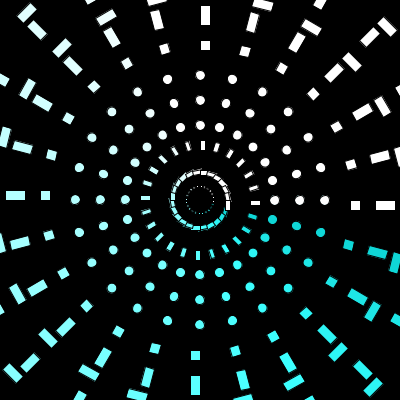
Frame 1 (no input)
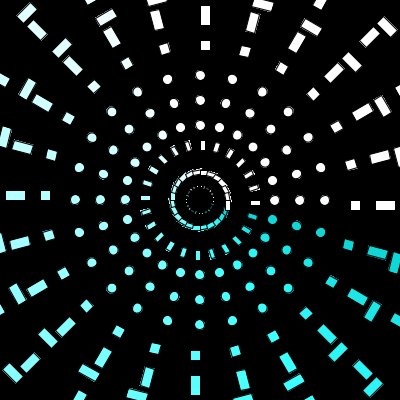
Frame 60 (the mouse pressed at the canvas centre just before this capture)
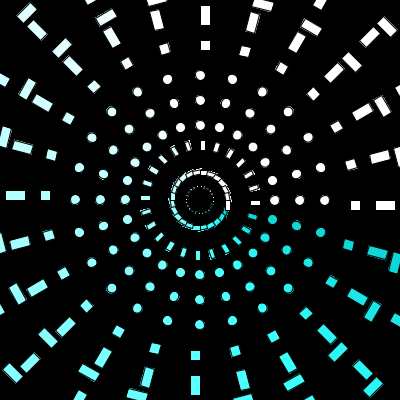
Frame 120 (the mouse held since frame 60 and released just before this capture)

The Processing sketch that drew these frames (run headless with seeded random() and noise(); from frame 60 on, the mouse is pressed at the canvas centre):

// Processing sketch: processing_37882
// ── processing_37882.pde

void setup() {
  size(400, 400);
  background(0);//black background
  smooth();
}

void draw() {
  for (int i=0; i <=360; i+=15) {

    fill(i, i+200, i+200);// sets fill of the drawing primitives
    pushMatrix();
    translate(width/2, height/2);//divides sketch into quadrants
    rotate(radians(i));//creates a radial composition


    rect(250, 0, 10, 20);//shapes and sizes of the radial primitives
    rect(225, 0, 20, 10);
    rect(200, 0, 10, 20);
    rect(175, 0, 20, 10);
    rect(150, 0, 10, 10);
    ellipse(125, 0, 10, 10);
    ellipse(100, 0, 10, 10);
    ellipse(75, 0, 10, 10);
    rect(50, 0, 10, 5);
    rect(25, 0, 5, 10);
    rect(12.5, 0, 2, 2);
    popMatrix();
  }
}
